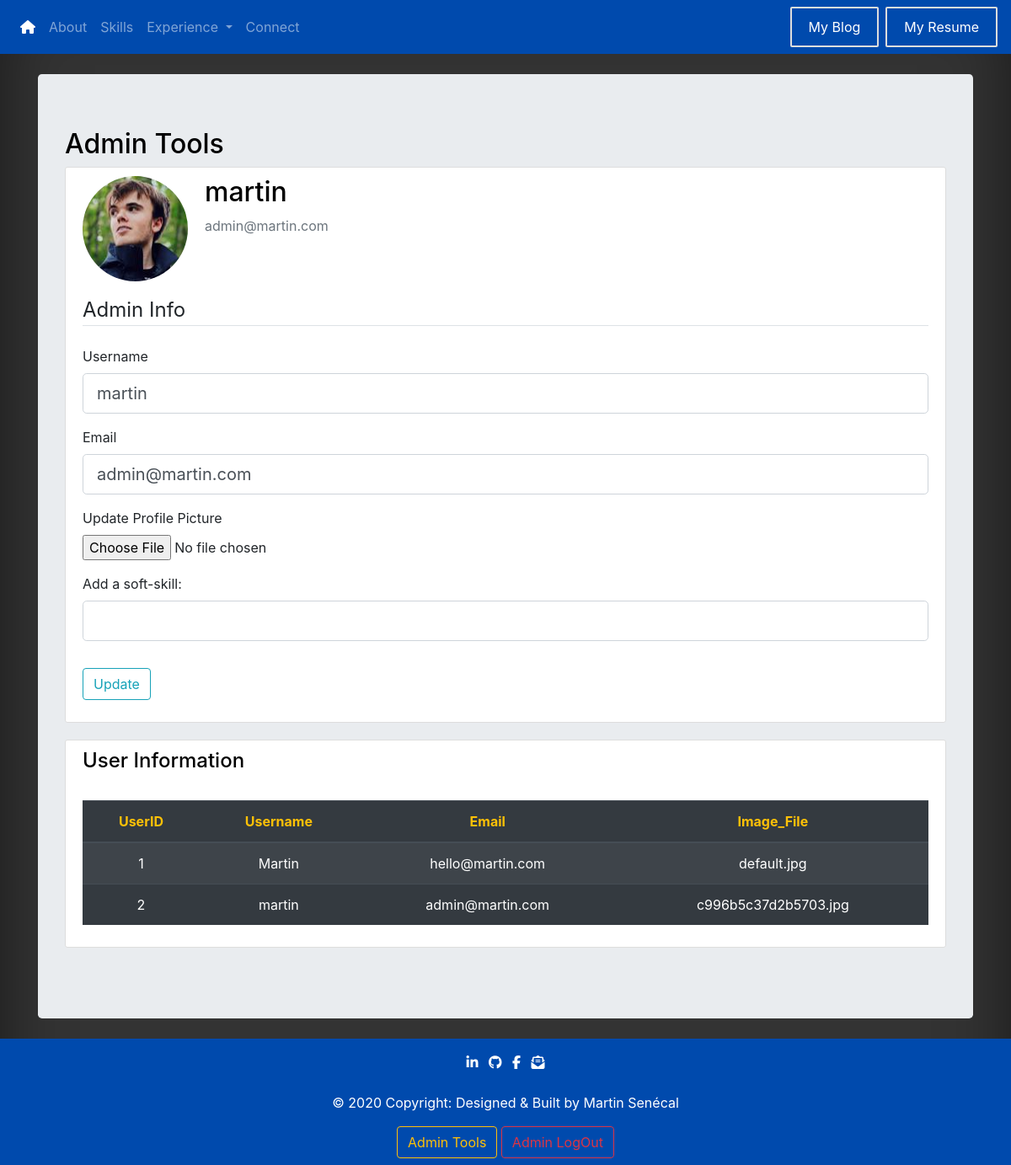
The app's page /admin (signed in) with its own data.
### portfolio/models.py (models this page shows, shortened)
class User(db.Model, UserMixin):
    id = db.Column(db.Integer, primary_key=True)  # Way to Identify User.
    username = db.Column(db.String(20), unique=True, nullable=False)  # Unique Username and Mandatory.
    email = db.Column(db.String(100), unique=True, nullable=False)  # Unique Email and Mandatory.
    image_file = db.Column(db.String(20), nullable=False, default='default.jpg')  # Profile Pictures.
    password = db.Column(db.String(60), nullable=False)  # Hash Password
    posts = db.relationship('Post', backref='author', lazy=True)  # Load Data from the same user.

### portfolio/users/routes.py (the view)
@users.route("/admin", methods=['GET', 'POST'])
@login_required
def admin():
    users = User.query.all()
    form = UpdateAdminForm()
    if form.validate_on_submit():
        if form.picture.data:
            picture_file = save_picture(form.picture.data)
            current_user.image_file = picture_file
        current_user.username = form.username.data
        current_user.email = form.email.data
        if form.skillName.data != "":
            skill = Skill(type='Soft', content=form.skillName.data)
            db.session.add(skill)
        db.session.commit()
        flash('Your account has been updated!', 'success')
        return redirect(url_for('users.admin'))
    elif request.method == 'GET':
        form.username.data = current_user.username
        form.email.data = current_user.email
        form.skillName.data = ""
    image_file = url_for('static',
                         filename='profile_pics/' + current_user.image_file)  # Location of the Image in Static Folder
    return render_template('admin.html', image_file=image_file, form=form, users=users)

### portfolio/users/forms.py (shortened to what this page needs)
class UpdateAdminForm(FlaskForm):
    username = StringField('Username',
                           validators=[DataRequired(), Length(min=2, max=20)])
    email = StringField('Email',
                        validators=[DataRequired(), Email()])
    picture = FileField('Update Profile Picture', validators=[FileAllowed(['jpg', 'png'])])
    skillName = StringField('Add a soft-skill:', validators=[Length(min=0, max=78)])
    submit = SubmitField('Update')

### portfolio/models.py (called while the page is built)
@login_manager.user_loader
def load_user(user_id):
    return User.query.get(int(user_id))

### portfolio/templates/admin.html (shortened to what this page needs)
{% extends "base.html" %}
{% block body %}
    <div class="container jumbotron my-4">
        <h2>Admin Tools</h2>
        <div class="content-section">
            <div class="media">
                <img class="rounded-circle account-img" src="{{ image_file }}">
                <div class="media-body">
                    <h2 class="account-heading">{{ current_user.username }}</h2>
                    <p class="text-secondary">{{ current_user.email }}</p>
                </div>
            </div>
            <form method="POST" action="" enctype="multipart/form-data">
                <fieldset class="form-group">
                    <legend class="border-bottom mb-4">Admin Info</legend>
                    <div class="form-group">
                        {{ form.username.label(class="form-control-label") }}
                        {% if form.username.errors %}
                            {{ form.username(class="form-control form-control-lg is-invalid") }}
                            <div class="invalid-feedback">
                                {% for error in form.username.errors %}
                                    <span>{{ error }}</span>
                                {% endfor %}
                            </div>
                        {% else %}
                            {{ form.username(class="form-control form-control-lg") }}
                        {% endif %}
                    </div>
                    <div class="form-group">
                        {{ form.email.label(class="form-control-label") }}
                        {% if form.email.errors %}
                            {{ form.email(class="form-control form-control-lg is-invalid") }}
                            <div class="invalid-feedback">
                                {% for error in form.email.errors %}
                                    <span>{{ error }}</span>
                                {% endfor %}
                            </div>
                        {% else %}
                            {{ form.email(class="form-control form-control-lg") }}
                        {% endif %}
                    </div>
                    <div class="form-group">
                        {{ form.picture.label() }}
                        {{ form.picture(class="form-control-file") }}
                    </div>
                    <div class="form-group">
                        {{ form.skillName.label(class="form-control-label") }}
                        {% if form.skillName.errors %}
                            {{ form.skillName(class="form-control form-control-lg is-invalid") }}
                            <div class="invalid-feedback">
                                {% for error in form.skillName.errors %}
                                    <span>{{ error }}</span>
                                {% endfor %}
                            </div>
                        {% else %}
                            {{ form.skillName(class="form-control form-control-lg") }}
                        {% endif %}
                    </div>
                </fieldset>
                <div class="form-group">
                    {{ form.submit(class="btn btn-outline-info") }}
                </div>
            </form>
        </div>
        <div class="content-section">
            <h4> User Information </h4>
            <br>
            <table class="table table-striped table-dark">
                <thead>
                <tr>
                    <th class="text-warning" scope="col">UserID</th>
                    <th class="text-warning" scope="col">Username</th>
                    <th class="text-warning" scope="col">Email</th>
                    <th class="text-warning" scope="col">Image_File</th>
                </tr>
                </thead>
                <tbody>
                {% for user in users %}
                    <tr>
                        <td class="text-white">{{ user.id }}</td>
                        <td class="text-white">{{ user.username }}</td>
                        <td class="text-white">{{ user.email }}</td>
                        <td class="text-white">{{ user.image_file }}</td>
                    </tr>
                {% endfor %}
                </tbody>
            </table>
        </div>
    </div>
{% endblock %}

### portfolio/static/css/basedesign.css (style rules this page uses)
body { background-color: #333; box-shadow: inset 0 0 5rem rgba(0, 0, 0, .5); display: block; }
h1, h2, h3, h4, h5, h6, h7, td, thead, p { color: black; }
.content-section { background: #ffffff; padding: 10px 20px; border: 1px solid #dddddd; border-radius: 3px; margin-bottom: 20px; }

### portfolio/static/css/extradesign.css (style rules this page uses)
td, th, thead { text-align: center; }
.account-img { height: 125px; width: 125px; margin-right: 20px; margin-bottom: 16px; }

### records on screen
User: username "martin", email "admin@martin.com", id "2", image_file "c996b5c37d2b5703.jpg"
User: id "1", username "Martin", email "hello@martin.com", image_file "default.jpg"
